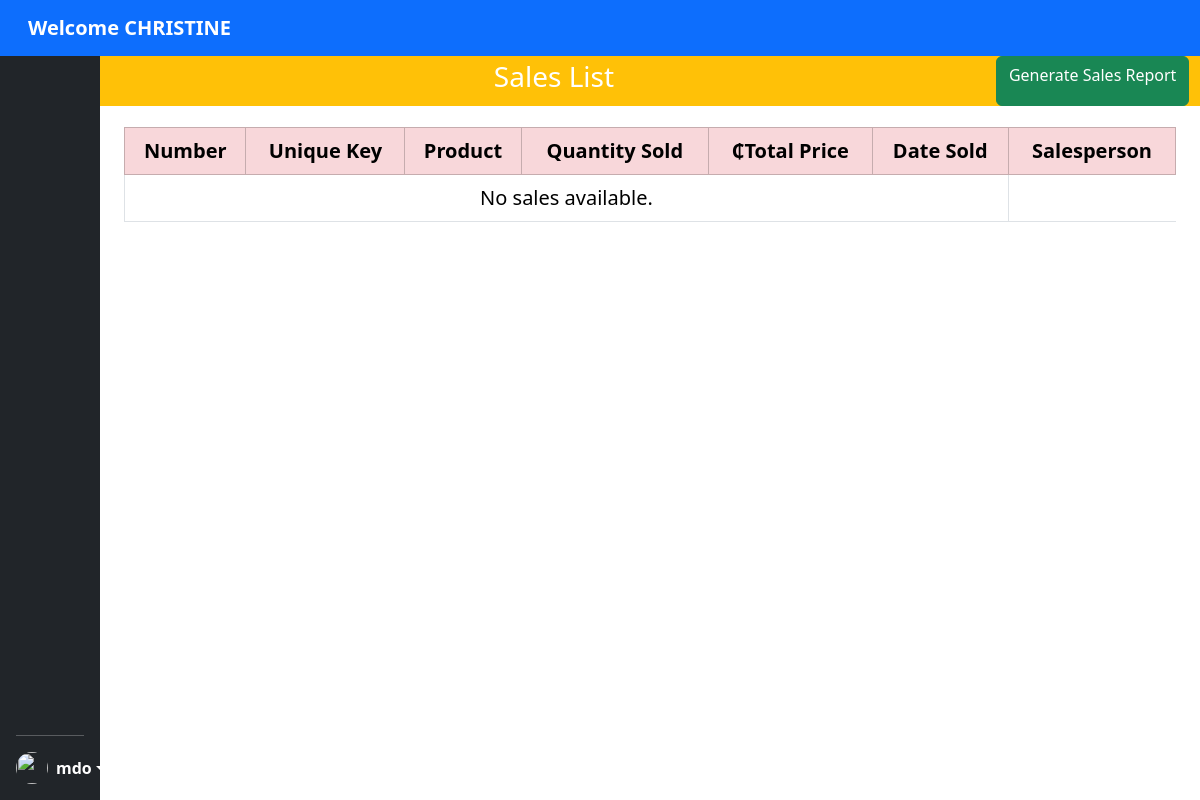
/view-sales/ (signed in), run on an earlier commit of the app's database.
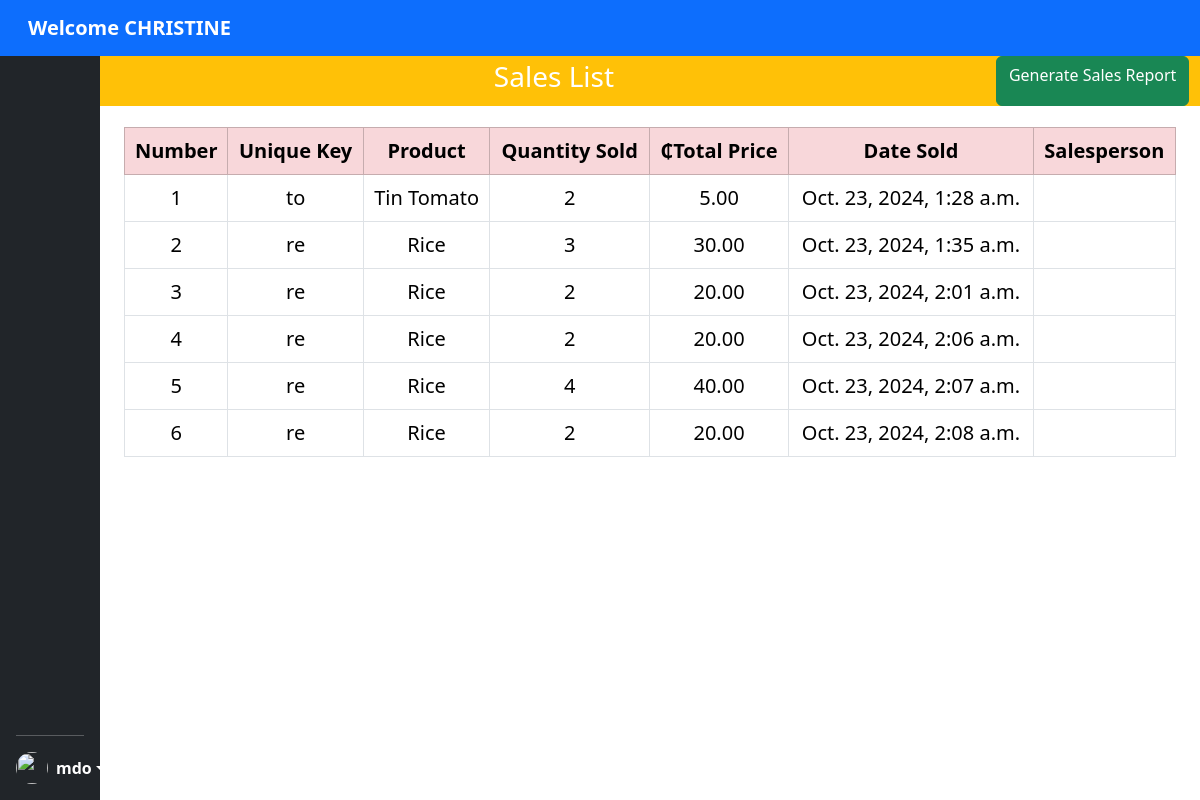
And on a later commit of the database.
### revision_app/models.py (models this page shows, shortened)
class Sale(models.Model):
    product = models.ForeignKey(Products, on_delete=models.CASCADE)
    quantity_sold = models.PositiveBigIntegerField()
    total_price = models.DecimalField(max_digits=10, decimal_places=2)
    salesperson = models.ForeignKey(User, on_delete=models.SET_NULL, null=True)  # Link the sale to a user
    date_sold = models.DateTimeField(default=timezone.now)
    unique_key = models.CharField(
        max_length=2,
        blank=True,
        editable=False
    )
    class Meta:
        verbose_name = 'Sale'
        verbose_name_plural = 'Sales'

class Products(models.Model):
    product_name = models.CharField(max_length=200, db_index=True)
    price = models.DecimalField(max_digits=10, decimal_places=2, db_index=True)
    stock = models.PositiveBigIntegerField(default=0, db_index=True)
    unique_key = models.CharField(
        max_length=2,
        blank=True,
        editable=False,
        unique=True
    )
    def __str__(self):
        return self.product_name
    class Meta:
        verbose_name_plural = 'Products'
        ordering = ['product_name']

### revision_app/views.py (the view, shortened to what this page needs)
# urls.py: path('view-sales/', SalesListView.as_view(), name='view-sales'),
class SalesListView(LoginRequiredMixin, TemplateView):
    template_name = 'revision_app/sales.html'  # Template where products and sales will be displayed
    def get_context_data(self, **kwargs):
        context = super().get_context_data(**kwargs)
        sales = Sale.objects.all()
        products = Products.objects.all()
        search_input = self.request.GET.get('q', '').strip()
        context['products'] = products
        context['sales'] = sales
        return context

### revision_app/templates/revision_app/sales.html (shortened to what this page needs)
{% extends 'revision_app/main.html' %}
{% load static %}
{% block content %}
<div class="container-fluid my-0 position-relative mx-0 px-0" style="padding-top: 56px; z-index: 1;">
<div class="container-fluid mx-0 px-0 w-100">
<div class="row">
<div class="d-flex mb-6 bg-warning justify-content-between text-align-center position-fixed" style="z-index: 1050; width: 91.78%;">
    <h3 class="text-center text-white d-flex py-1">Sales List</h3>
    <a href="{% url 'generate_pdf' %}" class="btn btn-success">Generate Sales Report</a>
</div></div>
<div class="container-fluid" style="padding-top: 55px;">
<table class="table table-bordered my-3 w-100 text-center fs-5">
    <thead>
        <tr class="table-danger">
            <th>Number</th>
            <th>Unique Key</th>
            <th>Product</th>
            <th>Quantity Sold</th>
            <th>&#8373;Total Price</th>
            <th>Date Sold</th>
            <th>Salesperson</th>
        </tr>
    </thead>
    <tbody>
        {% for sale in sales %}
        <tr>
            <td>{{ forloop.counter }}</td>
            <td>{{ sale.unique_key }}</td>
            <td>{{ sale.product }}</td>
            <td>{{ sale.quantity_sold }}</td>
            <td>{{ sale.total_price|floatformat:2 }}</td>
            <td>{{ sale.date_sold }}</td>
            <td>{{ sale.salesperson.username|capfirst }}
        </tr>
        {% empty %}
        <tr>
            <td colspan="6">No sales available.</td>
        </tr>
        {% endfor %}
    </tbody>
</table></div>
</div>
</div>
{% endblock %}

### revision_app/templates/revision_app/main.html (shortened to what this page needs)
{% load static %}
<!DOCTYPE html>
<html lang="en">
<head>
    <link rel="stylesheet" href="{% static 'css/bootstrap.css'  %}">
</head>
<body class="overflow-x-hidden">
        <div class="container-fluid p-6">
        <div class="row">
            <div class="col-1 px-0" >
                <div class=" text-start d-flex flex-column justify-content-between flex-shrink-0 p-3 text-white bg-dark position-fixed" style="height: 100vh; width: 8.33333333%;">
        <ul class="nav flex-column mb-auto" style="padding-top: 20px;">
        </ul>
        <hr>
        <div class="dropdown">
          <a href="#" class="d-flex align-items-center text-white text-decoration-none dropdown-toggle" id="dropdownUser1" data-bs-toggle="dropdown" aria-expanded="false">
            <img src="https://github.com/mdo.png" alt="" width="32" height="32" class="rounded-circle me-2">
            <strong>mdo</strong>
          </a>
        </div>
      </div></div>
<div class="col-11 p-0">
    <div class="container-fluid w-100 px-0 position-fixed"  style="z-index: 1050">
    <nav class="navbar navbar-expand-sm bg-primary navbar-dark fixed-top">
        <div class="container-fluid">
          <a class="navbar-brand ms-3" href="#">
            <strong>Welcome {{request.user.username|upper}}</strong></a>
        </div>
      </nav>
    </div>
      <div class="container-fluid">
    {% block content %}
    {% endblock %}</div>
</div>
</div>
</div>
</body>
</html>

What changed in the data, as far as the page shows it:
added Sale: unique_key "to", product "Tin Tomato", quantity_sold "2", total_price "5.00", date_sold "Oct. 23, 2024, 1:28 a.m."
added Sale: unique_key "re", product "Rice", quantity_sold "3", total_price "30.00", date_sold "Oct. 23, 2024, 1:35 a.m."
added Sale: unique_key "re", product "Rice", quantity_sold "2", total_price "20.00", date_sold "Oct. 23, 2024, 2:01 a.m."
added Sale: unique_key "re", product "Rice", quantity_sold "2", total_price "20.00", date_sold "Oct. 23, 2024, 2:06 a.m."
added Sale: unique_key "re", product "Rice", quantity_sold "4", total_price "40.00", date_sold "Oct. 23, 2024, 2:07 a.m."
added Sale: unique_key "re", product "Rice", quantity_sold "2", total_price "20.00", date_sold "Oct. 23, 2024, 2:08 a.m."
Also different on the page:
text no longer shown: "No sales available."
